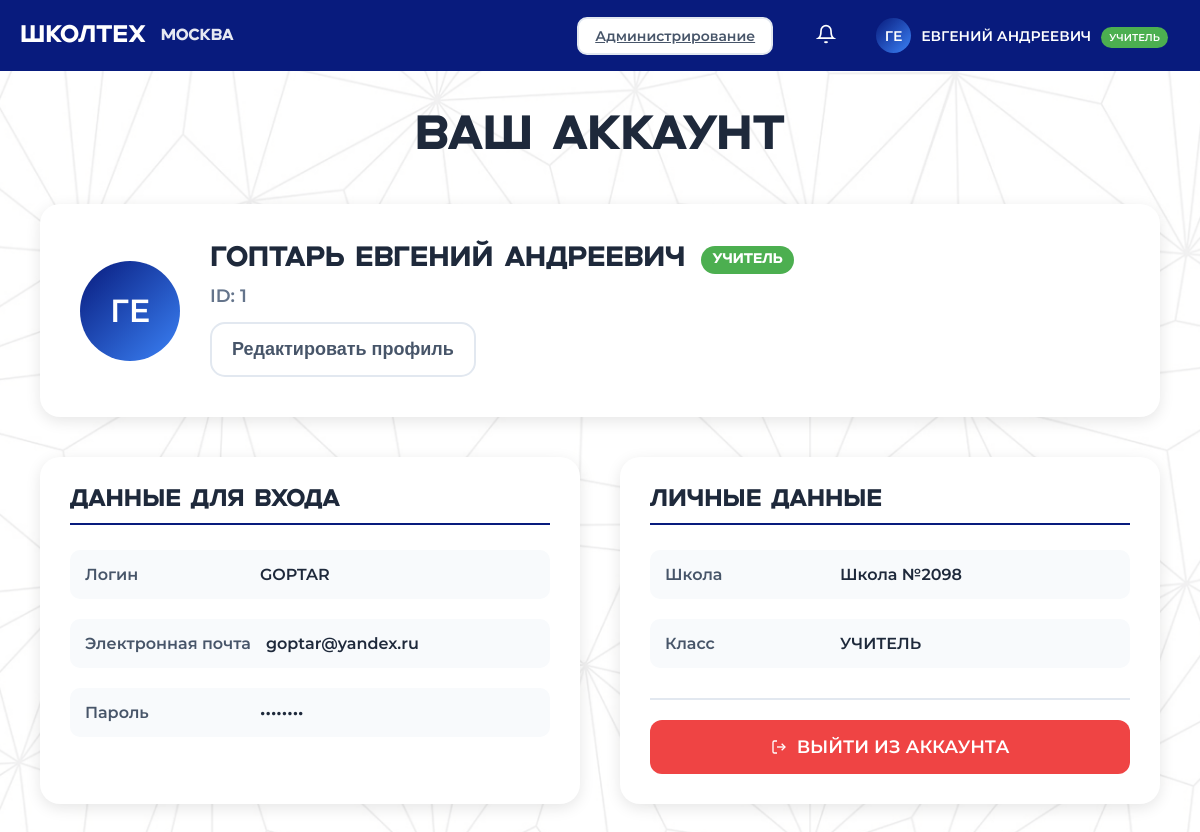
/account (signed in), run on the app's committed database.
### tables this page shows
CREATE TABLE users
                 (id INTEGER PRIMARY KEY AUTOINCREMENT,
                  first_name TEXT NOT NULL,
                  last_name TEXT NOT NULL,
                  middle_name TEXT,
                  school_number TEXT NOT NULL,
                  class TEXT NOT NULL,
                  username TEXT UNIQUE NOT NULL,
                  email TEXT UNIQUE NOT NULL,
                  password TEXT NOT NULL,
                  role TEXT NOT NULL DEFAULT 'student',
                  is_active BOOLEAN DEFAULT 1,
                  created_at TIMESTAMP DEFAULT CURRENT_TIMESTAMP);

### application.py (the view)
@app.route('/account')
def account():
    if 'user_id' not in session:
        return redirect(url_for('register'))
    user_data = get_user_by_id(session['user_id'])
    if not user_data:
        return redirect(url_for('register'))
    unread_count = get_unread_notifications_count(session['user_id'])
    return render_template('account.html', user=user_data, unread_count=unread_count)

### application.py (called while the page is built, shortened)
def get_db_connection():
    for attempt in range(5):
        try:
            with db_lock:
                conn = sqlite3.connect(MAIN_DB, timeout=30.0)
                conn.row_factory = sqlite3.Row
                conn.execute("PRAGMA foreign_keys = ON")
                conn.execute("PRAGMA journal_mode = WAL")
                return conn
        except sqlite3.OperationalError:
            if attempt < 4:
                time.sleep(0.1)
                continue
            raise
    raise sqlite3.OperationalError("Не удалось подключиться к базе")

def get_user_by_id(user_id):
    try:
        conn = get_db_connection()
        c = conn.cursor()
        c.execute("SELECT * FROM users WHERE id = ?", (user_id,))
        user = c.fetchone()
        conn.close()
        if user:
            return format_user_data(dict(user))
        return None
    except:
        return None

def format_user_data(user_dict):
    user_dict['avatar'] = f"{user_dict['last_name'][0]}{user_dict['first_name'][0]}" if user_dict.get('last_name') and user_dict.get('first_name') else '??'
    user_dict['role_display'] = 'УЧИТЕЛЬ' if user_dict.get('role') == 'teacher' else 'УЧЕНИК'
    return user_dict

def get_unread_notifications_count(user_id):
    try:
        conn = get_db_connection()
        c = conn.cursor()
        c.execute("SELECT COUNT(*) FROM notifications WHERE user_id = ? AND is_read = 0", (user_id,))
        count = c.fetchone()[0]
        conn.close()
        return count
    except:
        return 0

@app.before_request
def basic_security():
    return None

### templates/account.html (shortened to what this page needs)
<!DOCTYPE html>
<html lang="ru">
<head>
    <link rel="stylesheet" href="{{ url_for('static', filename='style.css') }}">
</head>
<body>
    <nav class="navbar">
        <div class="logo-section">
            <a href="{{ url_for('home') }}" class="logo-link">
                <div class="logo-text">ШКОЛТЕХ</div>
            </a>
            <div class="location">МОСКВА</div>
        </div>
        <div class="user-section">
            {% if user and user.role == 'teacher' %}
            <a href="{{ url_for('admin_panel') }}" class="admin-nav-btn" style="margin-right: 15px;">
                Администрирование
            </a>
            {% endif %}
            <div class="notification-icon" id="notificationIcon">
                <svg width="20" height="20" viewBox="0 0 24 24" fill="none" stroke="currentColor" stroke-width="2">
                    <path d="M18 8A6 6 0 0 0 6 8c0 7-3 9-3 9h18s-3-2-3-9"></path>
                    <path d="M13.73 21a2 2 0 0 1-3.46 0"></path>
                </svg>
            </div>
            <a href="{{ url_for('account') }}" class="user-profile-link">
                <div class="user-profile">
                    <div class="avatar">{{ user.avatar }}</div>
                    <div class="user-info">
                        <div class="username">{{ user.first_name }} {% if user.middle_name %}{{ user.middle_name }}{% endif %}</div>
                        <div class="user-role {{ user.role }}">{{ user.role_display }}</div>
                    </div>
                </div>
            </a>
        </div>
    </nav>
    <div class="content account-content">
        <h1 class="account-title">ВАШ АККАУНТ</h1>
        <div class="user-info-block">
            <div class="avatar-large">{{ user.avatar }}</div>
            <div class="user-details">
                <div class="user-name-row">
                    <div class="user-fullname">{{ user.last_name }} {{ user.first_name }} {% if user.middle_name %}{{ user.middle_name }}{% endif %}</div>
                    <div class="user-role-badge {{ user.role }}">{{ user.role_display }}</div>
                </div>
                <div class="user-id">ID: {{ user.id }}</div>
                <button class="edit-profile-btn" onclick="openProfileModal()">Редактировать профиль</button>
            </div>
        </div>
        <div class="account-sections">
            <div class="account-section login-data">
                <h3 class="section-subtitle">ДАННЫЕ ДЛЯ ВХОДА</h3>
                <div class="data-item">
                    <div class="data-label">Логин</div>
                    <div class="data-value">{{ user.username }}</div>
                </div>
                <div class="data-item">
                    <div class="data-label">Электронная почта</div>
                    <div class="data-value">{{ user.email }}</div>
                </div>
                <div class="data-item">
                    <div class="data-label">Пароль</div>
                    <div class="data-value">••••••••</div>
                </div>
            </div>
            <div class="account-section personal-data">
                <h3 class="section-subtitle">ЛИЧНЫЕ ДАННЫЕ</h3>
                <div class="data-item">
                    <div class="data-label">Школа</div>
                    <div class="data-value">Школа №{{ user.school_number }}</div>
                </div>
                <div class="data-item">
                    <div class="data-label">Класс</div>
                    <div class="data-value">{{ user.class }}</div>
                </div>
                <div class="logout-section">
                    <a href="{{ url_for('logout') }}" class="logout-button">
                        <svg class="logout-icon" width="16" height="16" viewBox="0 0 24 24" fill="none" stroke="currentColor" stroke-width="2">
                            <path d="M9 21H5a2 2 0 0 1-2-2V5a2 2 0 0 1 2-2h4"></path>
                            <polyline points="16,17 21,12 16,7"></polyline>
                            <line x1="21" y1="12" x2="9" y2="12"></line>
                        </svg>
                        ВЫЙТИ ИЗ АККАУНТА
                    </a>
                </div>
            </div>
        </div>
    </div>
</body>
</html>

### static/style.css (style rules this page uses)
* { margin: 0; padding: 0; box-sizing: border-box; }
body { font-family: 'MONTSERRAT'; background-color: #f8fafc; }
.navbar { background-color: #081B7D; color: white; padding: 12px 20px; display: flex; justify-content: space-between; align-items: center; }
.logo-section { display: flex; align-items: center; gap: 15px; font-family: 'UNCAGE', sans-serif; }
.logo-text { font-size: 24px; font-weight: bold; }
.location { font-size: 16px; opacity: 0.9; }
.user-section { display: flex; align-items: center; gap: 20px; }
.notification-icon { cursor: pointer; padding: 8px; border-radius: 50%; position: relative; }
.user-profile { display: flex; align-items: center; gap: 10px; cursor: pointer; padding: 8px 12px; border-radius: 20px; transition: background-color 0.3s; }
.avatar { width: 35px; height: 35px; background: linear-gradient(135deg, #081B7D, #3b82f6); border-radius: 50%; display: flex; align-items: center; justify-content: center; font-weight: bold; font-size: 14px; color: white; }
.username { font-size: 14px; }
.user-role { padding: 2px 8px; border-radius: 12px; font-size: 10px; font-weight: bold; margin-top: 4px; }
.user-role.teacher { background-color: #4CAF50; color: white; }
.admin-nav-btn { padding: 8px 16px; background: white; border: 2px solid #e2e8f0; border-radius: 10px; font-size: 14px; font-weight: bold; color: #475569; cursor: pointer; text-align: center; font-family: 'Montserrat; }
.logo-link { text-decoration: none; color: white !important; }
.user-profile-link { text-decoration: none; color: inherit; }
.user-profile { display: flex; align-items: center; gap: 10px; padding: 6px 12px; border-radius: 20px; transition: background-color 0.3s; cursor: pointer; }
.avatar { width: 35px; height: 35px; background: linear-gradient(135deg, #081B7D, #3b82f6); border-radius: 50%; display: flex; align-items: center; justify-content: center; font-weight: bold; font-size: 14px; color: white; flex-shrink: 0; }
.user-info { display: flex; align-items: center; gap: 10px; }
.username { font-size: 14px; color: white; white-space: nowrap; }
.user-role { padding: 4px 8px; border-radius: 12px; font-size: 10px; font-weight: bold; white-space: nowrap; flex-shrink: 0; }
.content { padding: 40px; }

### data on the page
users: first_name "ЕВГЕНИЙ", middle_name "АНДРЕЕВИЧ", role_display "УЧИТЕЛЬ", last_name "ГОПТАРЬ", id "1", username "GOPTAR", email "goptar@yandex.ru", school_number "2098", class "УЧИТЕЛЬ"

### other printed values
{{ user.avatar }} "ГЕ"
